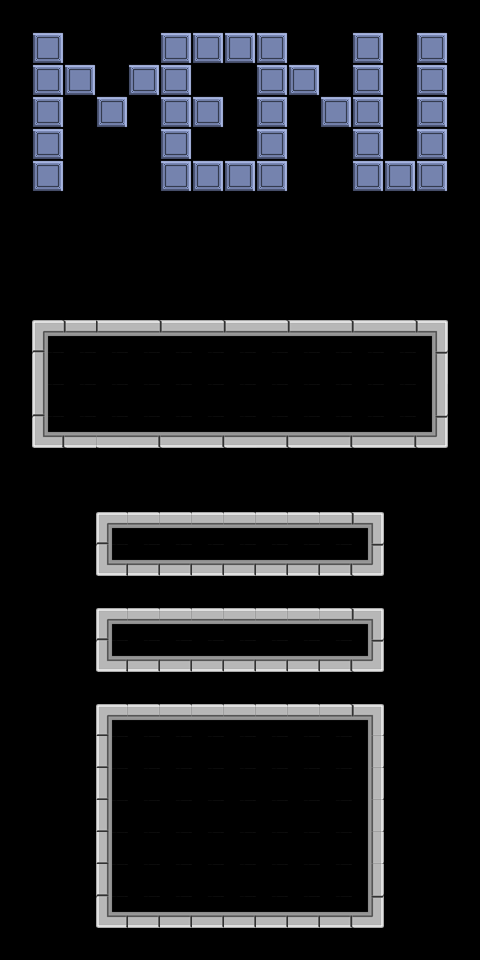

Below is a game level as drawn by its tile map, then a one-line description and the .tmx that defines it (tile-layer data replaced by summaries):
An orthogonal 15x30 tile map with 32x32 px tiles, 2 tile layers (background, buttons) and 4 objects (3x button, text).

<map version="1.0" orientation="orthogonal" width="15" height="30" tilewidth="32" tileheight="32">
 <tileset firstgid="1" name="tileset" tilewidth="32" tileheight="32">
  <image source="tileset.png" width="320" height="512" />
 </tileset>
 <layer name="background" width="15" height="30">
  <data>[450 cells, 450 non-empty, 3 distinct tile ids]</data>
 </layer>
 <layer name="buttons" width="15" height="30">
  <data>[450 cells, 116 non-empty, 24 distinct tile ids]</data>
 </layer>
 <objectgroup name="Object Layer 1" width="15" height="30">
  <object name="Title" type="button" x="32" y="320" width="416" height="128">
   <properties>
    <property name="color" value="00ff00ff" />
    <property name="embossed" value="true" />
    <property name="label" value="TiledGUI Example" />
    <property name="size" value="40" />
   </properties>
  </object>
  <object name="launch" type="button" x="96" y="512" width="288" height="64">
   <properties>
    <property name="label" value="Launch Demo" />
    <property name="size" value="18" />
   </properties>
  </object>
  <object name="about" type="button" x="96" y="608" width="288" height="64">
   <properties>
    <property name="label" value="About Demo" />
    <property name="size" value="18" />
   </properties>
  </object>
  <object name="TextBox" type="text" x="112" y="720" width="256" height="192">
   <properties>
    <property name="size" value="18" />
    <property name="text" value="This is a bunch of text that is editable within the text property in Tiled." />
   </properties>
  </object>
 </objectgroup>
</map>